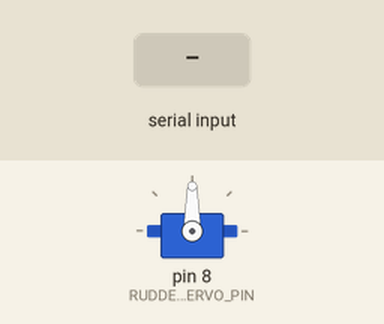
A sketch run on a simulated Arduino Uno, built with avr-gcc and run on an emulated ATmega328P. Shown: servo. The test bench sets the inputs (shaded band). What the sketch prints to the serial monitor is not drawn.

Above: at 1.2 s.
1.3 s: "90,45\n" received over Serial
At 2.1 s:
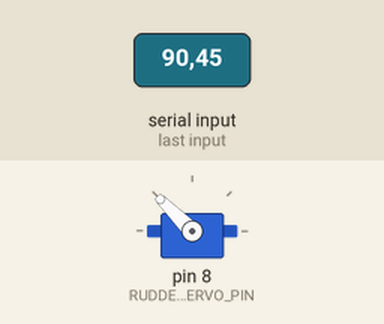
3.8 s: "30,150\n" received over Serial
At 4.2 s:
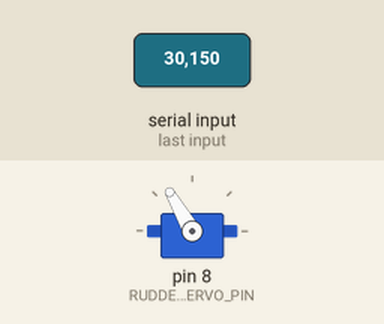
Timing chart, 0 to 6.8 s (numbered marks = the images above; inputs shaded):
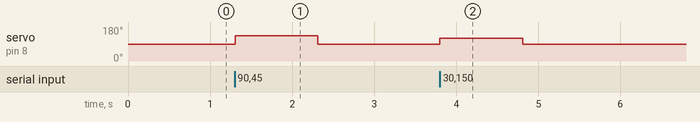

Measured:
- after the input at 1.3 s, servo on pin 8 (RUDDER_SERVO_PIN): 90° → 135° at once, → 90° 1.0 s later
- after the input at 3.8 s, servo on pin 8 (RUDDER_SERVO_PIN): 90° → 120° at once, → 90° 1.0 s later

The sketch:

RudderServoTest.ino
```cpp
/* RudderServoTest rev 3/28/2016
   © 2014-2016 RoboSail
   Test the various rudder positions available by driving the
   rudder servo to positons entered by the user.
   The user types in the desired angle through the Serial Monitor.
   -50 means the rudder is fully to port, and +50 means the rudder
   is fully to starboard.
   Note that the Rudder Servo actual center postion is 90, so
   the user's desired angles must be mapped in the code to these values.

   The Rudder servo is controlled on digital pin 8
   */

#include <Servo.h>

const int RUDDER_SERVO_PIN = 8;
Servo rudderServo;  // define servo

// variable to store the servo position
int position = 0;

void setup() {
  // Sets up communication with the serial monitor
  Serial.begin(115200);
  rudderServo.attach(RUDDER_SERVO_PIN);
}

void loop() {
  Serial.print("Enter desired rudder angle (-50 to 50): ");
  while (Serial.available() == 0)
  {}
  position = Serial.parseInt();   // convert input to integer
  Serial.println(position);      // print what was entered


  // drive servo to position in variable 'position'
  //call function to do error checking and send command to servo
  driveRudderServo(position);

  // convert from rudder angle to servo angle
  position = map(position, -90, 90, 0, 180);

  // print out what was calculated
  Serial.print("Command sent to Servo: ");
  Serial.println(position);
  Serial.println();
}
```

functions.ino
```cpp
void driveRudderServo(int rudderPos)
{
  if ((rudderPos >= -50) && (rudderPos <= 50))
  {
    rudderPos = map(rudderPos, -90, 90, 0, 180);
    rudderServo.write(rudderPos);
  }
  else
    {
    Serial.print("ERROR - rudder position out of range: ");
    Serial.println(rudderPos);
    }
}
```
